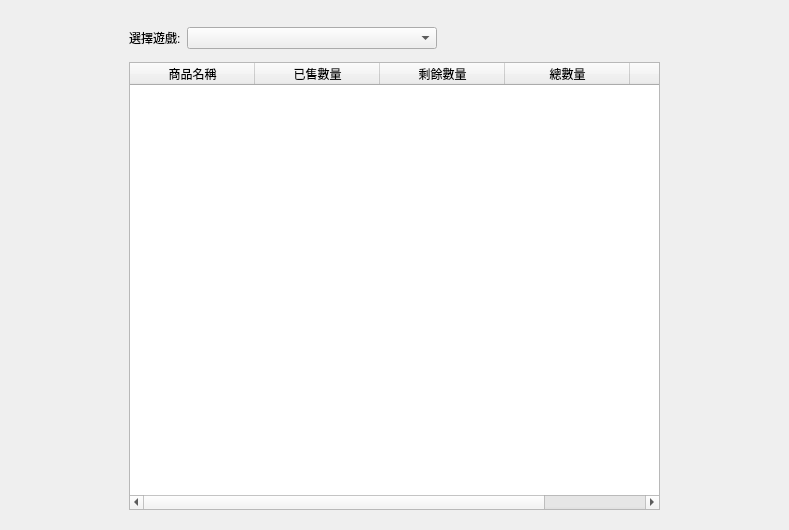
<?xml version="1.0" encoding="UTF-8"?>
<ui version="4.0">
 <class>LayerItemCount</class>
 <widget class="QWidget" name="LayerItemCount">
  <property name="geometry">
   <rect>
    <x>0</x>
    <y>0</y>
    <width>789</width>
    <height>530</height>
   </rect>
  </property>
  <property name="windowTitle">
   <string>Form</string>
  </property>
  <layout class="QGridLayout" name="gridLayout">
   <property name="leftMargin">
    <number>120</number>
   </property>
   <property name="rightMargin">
    <number>120</number>
   </property>
   <item row="0" column="0">
    <widget class="QWidget" name="widget" native="true">
     <layout class="QVBoxLayout" name="verticalLayout">
      <item>
       <widget class="QWidget" name="widget_2" native="true">
        <property name="minimumSize">
         <size>
          <width>0</width>
          <height>36</height>
         </size>
        </property>
        <layout class="QHBoxLayout" name="horizontalLayout">
         <property name="leftMargin">
          <number>0</number>
         </property>
         <property name="topMargin">
          <number>0</number>
         </property>
         <property name="bottomMargin">
          <number>0</number>
         </property>
         <item>
          <widget class="QLabel" name="label">
           <property name="text">
            <string>選擇遊戲:</string>
           </property>
          </widget>
         </item>
         <item>
          <widget class="QComboBox" name="cbGame">
           <property name="minimumSize">
            <size>
             <width>250</width>
             <height>0</height>
            </size>
           </property>
          </widget>
         </item>
         <item>
          <spacer name="horizontalSpacer">
           <property name="orientation">
            <enum>Qt::Horizontal</enum>
           </property>
           <property name="sizeHint" stdset="0">
            <size>
             <width>40</width>
             <height>20</height>
            </size>
           </property>
          </spacer>
         </item>
        </layout>
       </widget>
      </item>
      <item>
       <widget class="QTableWidget" name="tb">
        <property name="editTriggers">
         <set>QAbstractItemView::NoEditTriggers</set>
        </property>
        <property name="selectionBehavior">
         <enum>QAbstractItemView::SelectRows</enum>
        </property>
        <attribute name="horizontalHeaderDefaultSectionSize">
         <number>125</number>
        </attribute>
        <column>
         <property name="text">
          <string>商品名稱</string>
         </property>
        </column>
        <column>
         <property name="text">
          <string>已售數量</string>
         </property>
        </column>
        <column>
         <property name="text">
          <string>剩餘數量</string>
         </property>
        </column>
        <column>
         <property name="text">
          <string>總數量</string>
         </property>
        </column>
        <column>
         <property name="text">
          <string>增加庫存量</string>
         </property>
        </column>
       </widget>
      </item>
     </layout>
    </widget>
   </item>
  </layout>
 </widget>
 <resources/>
 <connections/>
</ui>
